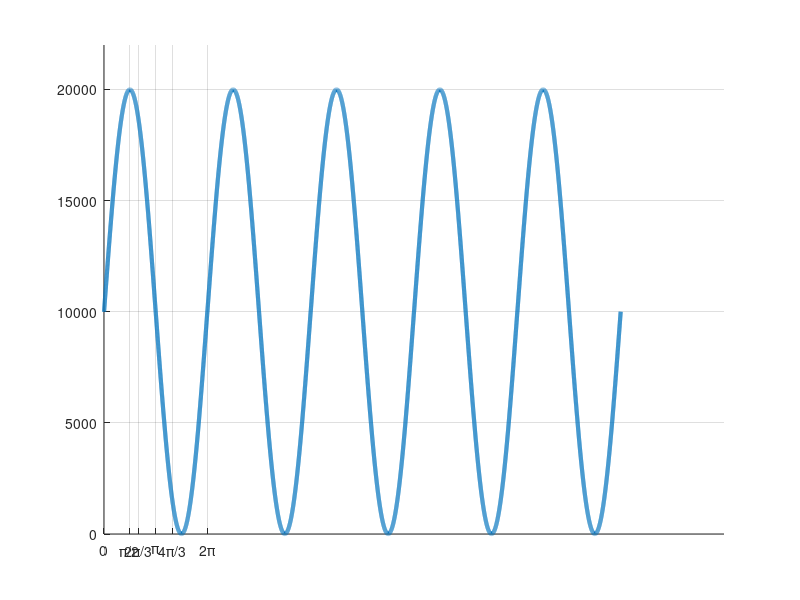

This figure's MATLAB source:
clc 
clear

A = 10000; %% peak value of sine
sample = 2400; %% how many samples we take

step =  (2*pi) / (sample-1) ;
a1 = 0: step :(2*pi);
sin1 = A* sin(a1) + A ; %% move in y axis by A , to remove negative values

hold on;
grid on;

%% ploting saddle profile for visualization

out = sin1;
%%plot(out);
n=5;

axis([0 (sample*(n+1)) 0 (A+A*1.2)]);
B = repmat(out,1,n);
plot(B,'LineWidth', 3)


set(gca,'XTick',[0 sample/4 sample/3 sample/2 (2*sample)/3 sample],'XTickLabel',{'0','\pi/2','2\pi/3','\pi','4\pi/3','2\pi'})
 

out(end)
%% this will save lookup table as .txt file, in current folder. 
%%file = fopen('SIN_table.txt','wt');

%%enter path where you want to save your file,
file = fopen('C:\Users\Rope\Desktop\SIN_table.txt','wt');

%%split array to remove last comma from txt file
end_ = out(end);
out(end) = [];

if file > 0
  
     fprintf(file,' %.0f , ',out');
     fprintf(file,' %.0f  ',end_');
     fclose(file);
  
end


 

%% 



